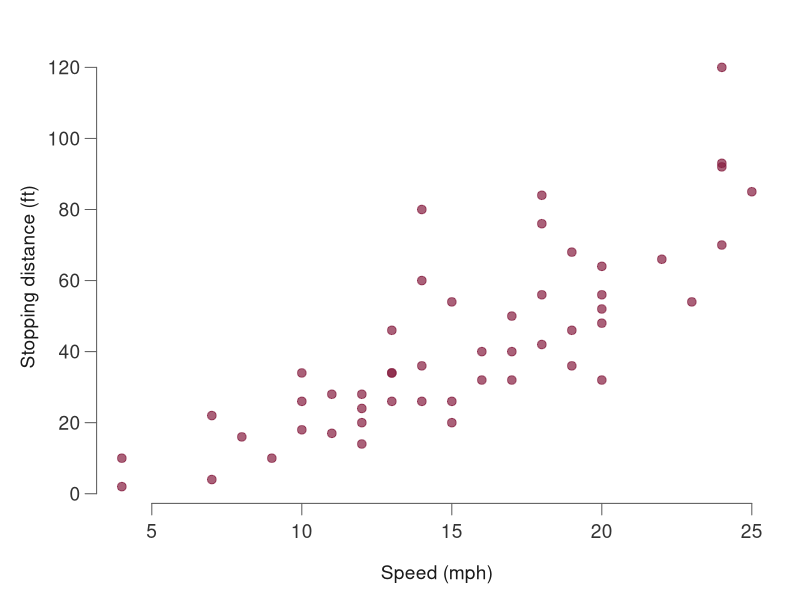
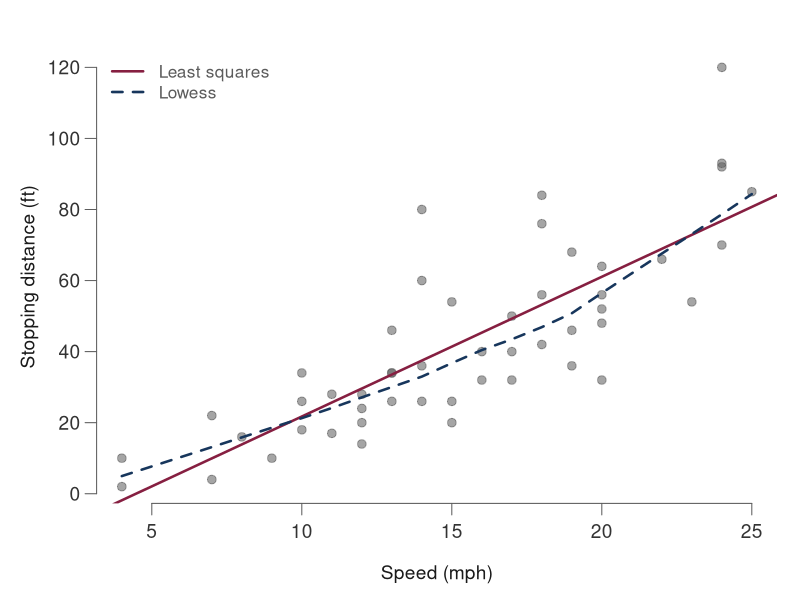
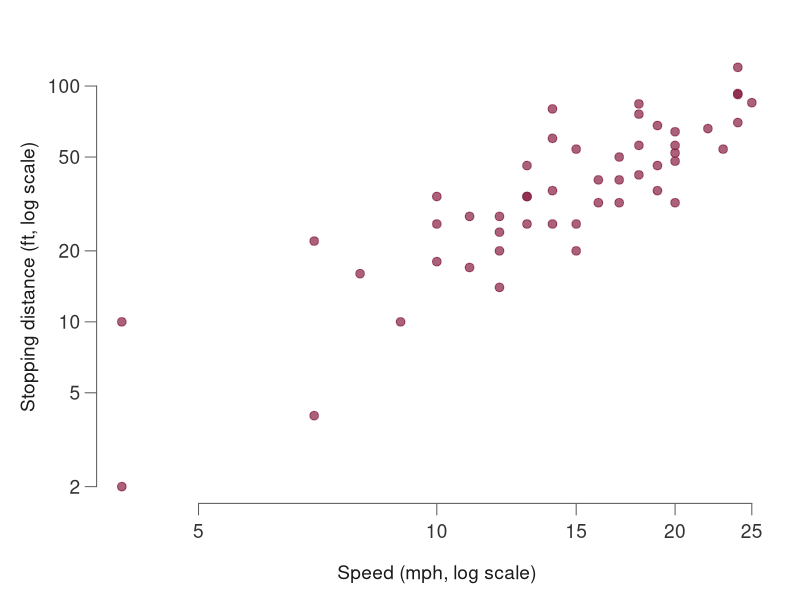
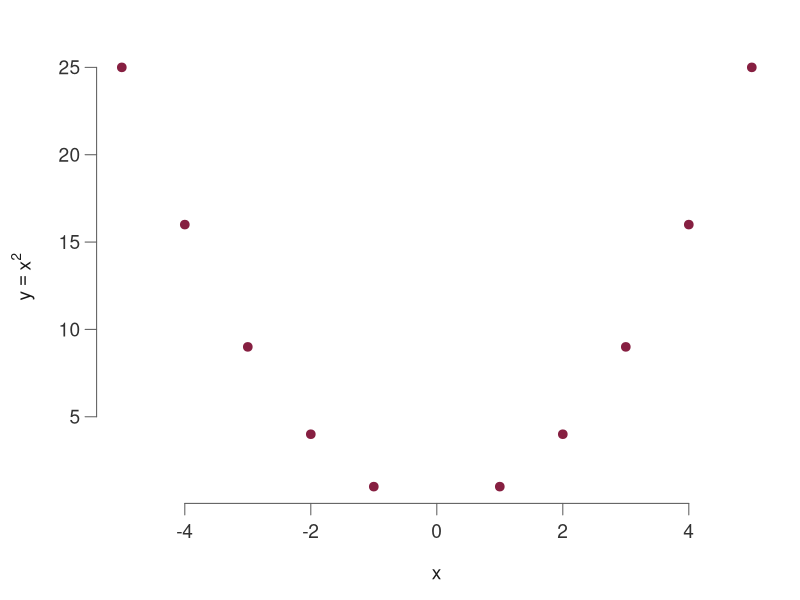
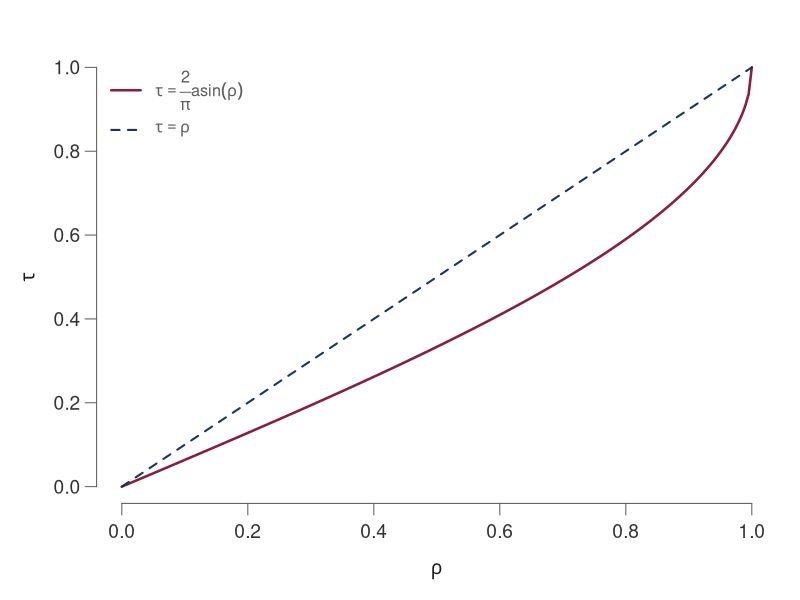
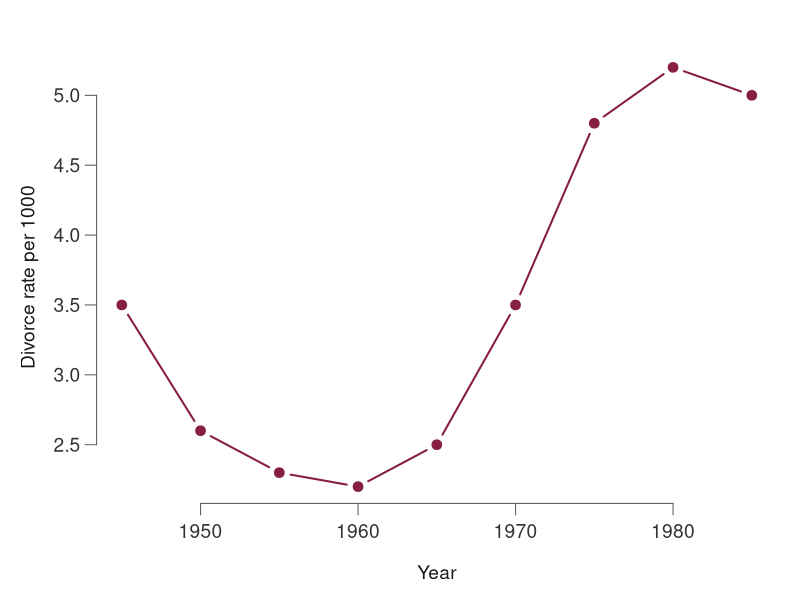

R code for these plots, in order:
## ---- chunk 1
#| label: setup
#| include: false
knitr::opts_chunk$set(
  dev = "png",
  fig.retina = 2
)
# A quiet, high-contrast base-R look that matches the deck.
vt_par <- function() {
  par(
    mar    = c(4.2, 4.2, 2.2, 1.0),
    mgp    = c(2.5, 0.7, 0),
    cex    = 1.15,
    cex.lab = 1.0,
    las    = 1,
    bty    = "n",
    col.axis = "#333333",
    col.lab  = "#1a1a1a",
    col.main = "#1a1a1a",
    fg     = "#5c5c5c"
  )
}
maroon <- "#861F41"   # VT Chicago Maroon
rust   <- "#A8520F"   # darkened VT orange: 5.3:1 on white
navy   <- "#17365C"
## ---- chunk 2
#| echo: true
head(cars)
## ---- chunk 3
#| label: fig-cars-scatter
#| fig-alt: "Scatter plot of stopping distance in feet against speed in miles per hour
#|   for the 50 cars observations. The cloud of points rises steadily from left to
#|   right, from roughly 2 feet of stopping distance at 4 mph to about 120 feet at
#|   25 mph, with the spread of distances widening as speed increases."
vt_par()
plot(cars$speed, cars$dist,
     xlab = "Speed (mph)", ylab = "Stopping distance (ft)",
     pch = 19, col = adjustcolor(maroon, 0.7))
## ---- chunk 4
#| label: fig-cars-fit
#| fig-alt: "The same scatter plot of stopping distance against speed, now with two
#|   fitted curves overlaid. A straight least-squares line and a smooth lowess curve
#|   both rise from lower left to upper right and lie almost on top of each other,
#|   with the lowess curve bending slightly upward at the highest speeds."
vt_par()
plot(cars$speed, cars$dist,
     xlab = "Speed (mph)", ylab = "Stopping distance (ft)",
     pch = 19, col = adjustcolor("#5c5c5c", 0.55))
abline(lm(dist ~ speed, data = cars), col = maroon, lwd = 2.5)
lines(lowess(cars$speed, cars$dist, f = 2/3, iter = 3), col = navy, lwd = 2.5, lty = 2)
legend("topleft", legend = c("Least squares", "Lowess"),
       col = c(maroon, navy), lwd = 2.5, lty = c(1, 2), bty = "n", cex = 0.9)
## ---- chunk 5
#| echo: true
cor(cars$speed, cars$dist)
## ---- chunk 6
#| echo: true
#| class-output: scroll-out
cor.test(cars$speed, cars$dist)
## ---- chunk 7
#| label: fig-cars-log
#| fig-alt: "Scatter plot of the same cars data drawn on logarithmic scales for both
#|   axes. On the log scale the points fall much closer to a single straight line than
#|   on the original scale, and the widening spread at high speeds largely disappears."
vt_par()
plot(cars$speed, cars$dist, log = "xy",
     xlab = "Speed (mph, log scale)", ylab = "Stopping distance (ft, log scale)",
     pch = 19, col = adjustcolor(maroon, 0.7))
## ---- chunk 8
#| echo: true
cor(cars$speed, cars$dist)
cor(log(cars$speed), log(cars$dist))
## ---- chunk 9
#| echo: true

x <- c(-5, -4, -3, -2, -1, 1, 2, 3, 4, 5)
y <- x^2
cor(x, y)
## ---- chunk 10
#| label: fig-parabola
#| fig-height: 2.6
#| out-width: "48%"
#| fig-alt: "Scatter plot of y equals x squared for the ten integer values of x from
#|   minus five to five excluding zero. The ten points trace a symmetric U-shaped
#|   parabola with its minimum at x equals zero, so the relationship is perfectly
#|   deterministic even though the linear correlation is exactly zero."
vt_par()
plot(x, y, pch = 19, col = maroon, xlab = "x", ylab = expression(y == x^2))
## ---- chunk 11
#| echo: true
x <- 1:7
y <- x^4
cor(x, y)                       # Pearson: 0.89, not 1
cor(x, y, method = "spearman")  # Spearman: exactly 1
## ---- chunk 12
#| echo: true
cor(cars$speed, cars$dist, method = "spearman")
cor(log(cars$speed), log(cars$dist), method = "spearman")
cor((cars$speed)^2, (cars$dist)^2, method = "spearman")
## ---- chunk 13
#| label: tbl-tea
#| tbl-cap: "Tea ratings by two judges (rank 1 = highest)."
tea <- data.frame(
  Tea     = LETTERS[1:9],
  Judge_1 = c(1, 5, 9, 7, 4, 6, 8, 2, 3),
  Judge_2 = c(4, 3, 6, 8, 2, 7, 9, 1, 5)
)
knitr::kable(
  rbind("Judge 1" = tea$Judge_1, "Judge 2" = tea$Judge_2),
  col.names = tea$Tea,
  align = "r"
)
## ---- chunk 14
#| label: tbl-spearman
#| tbl-cap: "Calculation of Spearman's rank correlation, teas sorted by Judge 1."
sol <- tea[order(tea$Judge_1), ]
sol$D  <- sol$Judge_1 - sol$Judge_2
sol$D2 <- sol$D^2
knitr::kable(
  sol,
  col.names = c("Tea", "Judge 1", "Judge 2", "$D$", "$D^2$"),
  row.names = FALSE,
  align = "rrrrr"
)
## ---- chunk 15
#| echo: true
#| class-output: scroll-out
cor.test(tea$Judge_1, tea$Judge_2, method = "spearman",
         alternative = "greater")
## ---- chunk 16
#| echo: true
(r_s <- cor(cars$speed, cars$dist, method = "spearman"))
n   <- length(cars$speed)
(Z   <- sqrt(n - 1) * r_s)
(p_two_sided = 2 * (1 - pnorm(Z)))
## ---- chunk 17
#| echo: true
tstat <- sqrt(n - 2) * r_s / sqrt(1 - r_s^2)
c(t = tstat, p_two_sided = 2 * (1 - pt(tstat, df = n - 2)))
## ---- chunk 18
#| label: fig-tau-rho
#| fig-height: 3.2
#| out-width: "62%"
#| fig-alt: "Line plot with Pearson's rho on the horizontal axis from 0 to 1 and
#|   Kendall's tau on the vertical axis. The curve for two over pi times arcsine of
#|   rho starts at the origin, rises below the 45 degree reference line throughout,
#|   and meets it again only at the point (1, 1). The gap is widest near rho of about
#|   0.6, where tau is roughly 0.41 against a rho of 0.6."
vt_par()
rho <- seq(0, 1, length.out = 200)
plot(rho, 2 / pi * asin(rho), type = "l", lwd = 2.5, col = maroon,
     xlab = expression(rho), ylab = expression(tau))
lines(rho, rho, col = navy, lwd = 2, lty = 2)
legend("topleft", legend = c(expression(tau == frac(2, pi) * asin(rho)),
                             expression(tau == rho)),
       col = c(maroon, navy), lwd = c(2.5, 2), lty = c(1, 2), bty = "n", cex = 0.85)
## ---- chunk 19
#| label: tbl-sorted
#| tbl-cap: "The nine teas re-ordered so that Judge 1's ranks increase; the column headers are the teas in their new order."
sorted <- tea[order(tea$Judge_1), ]
knitr::kable(
  rbind("Judge 1" = sorted$Judge_1, "Judge 2" = sorted$Judge_2),
  col.names = sorted$Tea,
  align = "r"
)
## ---- chunk 20
#| label: tbl-kendall
#| tbl-cap: "Counting, for each sorted tea, how many of the later Judge 2 ranks exceed it. The counts sum to 28."
y     <- sorted$Judge_2
later <- vapply(seq_along(y), function(i) sum(y[i] < y[-seq_len(i)]), numeric(1))
later_chr <- as.character(later)
later_chr[length(later_chr)] <- "--"
knitr::kable(
  rbind("Judge 1"             = as.character(sorted$Judge_1),
        "Judge 2"             = as.character(sorted$Judge_2),
        "Count $Y_i < Y_j$"   = later_chr),
  col.names = sorted$Tea,
  align = "r"
)
## ---- chunk 21
#| echo: true
#| class-output: scroll-out
cor(tea$Judge_1, tea$Judge_2, method = "kendall")
cor.test(tea$Judge_1, tea$Judge_2, method = "kendall",
         alternative = "greater")
## ---- chunk 22
#| echo: true
cor(cars$speed, cars$dist, method = "kendall")
cor(log(cars$speed), log(cars$dist), method = "kendall")
cor((cars$speed)^2, (cars$dist)^2, method = "kendall")
## ---- chunk 23
#| label: tbl-divorce
#| tbl-cap: "Divorce rates per 1000 US population, from the World Almanac and Book of Facts."
divorce <- data.frame(
  Year = seq(1945, 1985, by = 5),
  Rate = c(3.5, 2.6, 2.3, 2.2, 2.5, 3.5, 4.8, 5.2, 5.0)
)
knitr::kable(t(setNames(divorce$Rate, divorce$Year)),
             col.names = as.character(divorce$Year), align = "r")
## ---- chunk 24
#| label: fig-divorce
#| fig-height: 3.2
#| out-width: "72%"
#| fig-alt: "Line plot of the US divorce rate per 1000 population against year from
#|   1945 to 1985 at five-year intervals. The rate starts at 3.5 in 1945, falls to a
#|   minimum of 2.2 in 1960, then climbs steadily to a peak of 5.2 in 1980 before
#|   easing slightly to 5.0 in 1985. The series is therefore U-shaped rather than
#|   monotone, which is what makes the rank-based trend tests interesting here."
vt_par()
plot(divorce$Year, divorce$Rate, type = "b", pch = 19, lwd = 2,
     col = maroon, xlab = "Year", ylab = "Divorce rate per 1000")
## ---- chunk 25
#| echo: true
#| class-output: scroll-out
cor.test(divorce$Year, divorce$Rate, method = "kendall",
         alternative = "greater")
## ---- chunk 26
#| echo: true
#| class-output: scroll-out
cor.test(divorce$Year, divorce$Rate, method = "spearman",
         alternative = "greater", exact = FALSE)
## ---- chunk 27
#| echo: true
sapply(c("pearson", "spearman", "kendall"), function(m)
  unname(cor(divorce$Year, divorce$Rate, method = m)))
